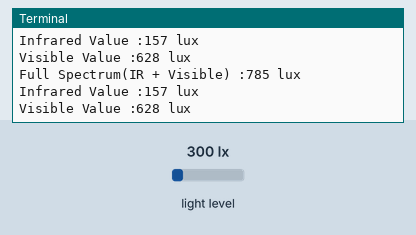
The program below on a simulated Raspberry Pi (BCM pin numbers). Parts: the last lines printed to the terminal. The test bench sets the inputs (shaded band); at power-on: light level 300 lx.

Above: at 1.7 s.
1.8 s: light level set to 40 lx
At 2.4 s:
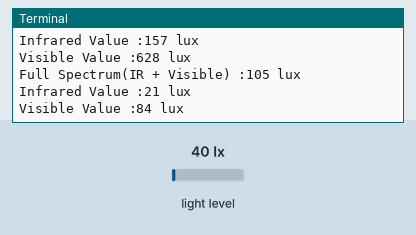
3.3 s: light level set to 500 lx
At 3.9 s:
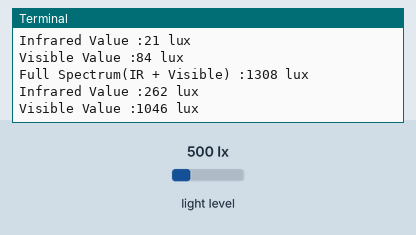
Timing chart, 0 to 6.3 s (numbered marks = the images above; inputs shaded):
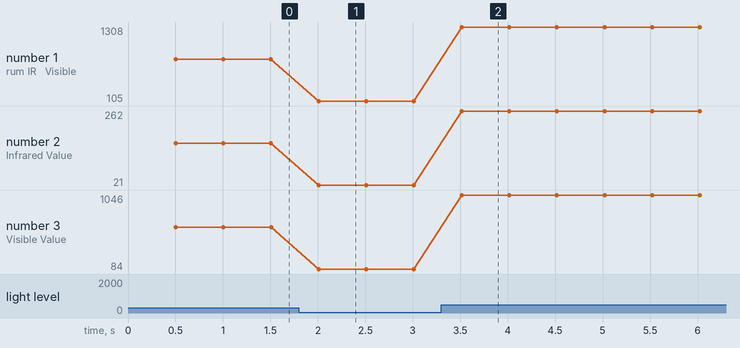

Measured:
- after the input at 1.8 s, the terminal: prints a new line after 0.21 s (image 1)
- after the input at 3.3 s, the terminal: prints a new line after 0.21 s (image 2)
- plotted number 1: 785 → 105 after the input at 1.8 s, 105 → 1308 after the input at 3.3 s
- plotted number 2: 157 → 21 after the input at 1.8 s, 21 → 262 after the input at 3.3 s
- plotted number 3: 628 → 84 after the input at 1.8 s, 84 → 1046 after the input at 3.3 s

The program:

TSL2561.py
```python
# (licence header left out)
import smbus
import time

# Get I2C bus
bus = smbus.SMBus(1)

# TSL2561 address, 0x39(57)
# Select control register, 0x00(00) with command register, 0x80(128)
#		0x03(03)	Power ON mode
bus.write_byte_data(0x39, 0x00 | 0x80, 0x03)
# TSL2561 address, 0x39(57)
# Select timing register, 0x01(01) with command register, 0x80(128)
#		0x02(02)	Nominal integration time = 402ms
bus.write_byte_data(0x39, 0x01 | 0x80, 0x02)

time.sleep(0.5)
while True:
# Read data back from 0x0C(12) with command register, 0x80(128), 2 bytes
# ch0 LSB, ch0 MSB
		data = bus.read_i2c_block_data(0x39, 0x0C | 0x80, 2)

# Read data back from 0x0E(14) with command register, 0x80(128), 2 bytes
# ch1 LSB, ch1 MSB
		data1 = bus.read_i2c_block_data(0x39, 0x0E | 0x80, 2)

# Convert the data
		ch0 = data[1] * 256 + data[0]
		ch1 = data1[1] * 256 + data1[0]

# Output data to screen
		print "Full Spectrum(IR + Visible) :%d lux" %ch0
		print "Infrared Value :%d lux" %ch1
		print "Visible Value :%d lux" %(ch0 - ch1)
		time.sleep(.5)
```
